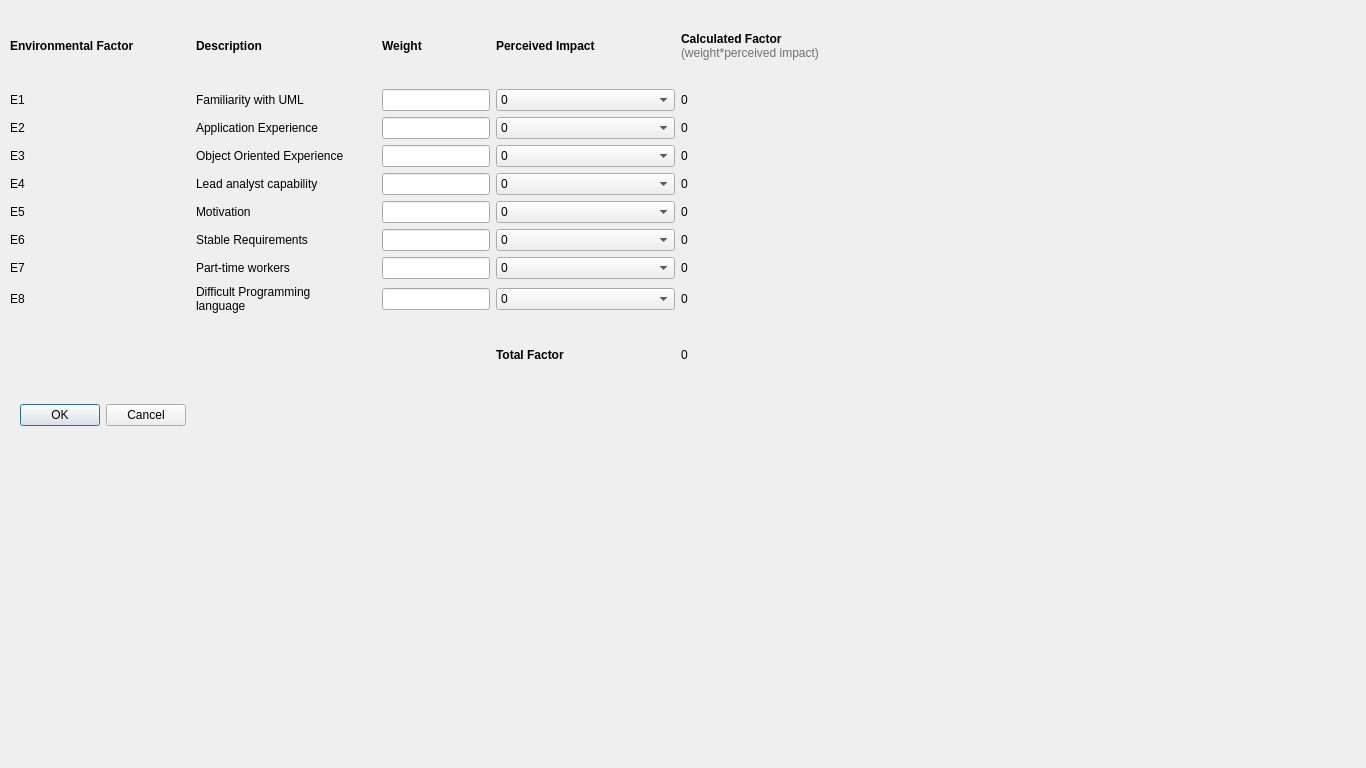
<?xml version="1.0" encoding="UTF-8"?>
<ui version="4.0">
 <class>Dialog</class>
 <widget class="QDialog" name="Dialog">
  <property name="geometry">
   <rect>
    <x>0</x>
    <y>0</y>
    <width>1366</width>
    <height>768</height>
   </rect>
  </property>
  <property name="sizePolicy">
   <sizepolicy hsizetype="Expanding" vsizetype="Expanding">
    <horstretch>0</horstretch>
    <verstretch>0</verstretch>
   </sizepolicy>
  </property>
  <property name="windowTitle">
   <string>Environment Complexity Factor (ECF)</string>
  </property>
  <widget class="QWidget" name="layoutWidget">
   <property name="geometry">
    <rect>
     <x>10</x>
     <y>10</y>
     <width>851</width>
     <height>381</height>
    </rect>
   </property>
   <layout class="QGridLayout" name="gridLayout">
    <item row="0" column="1">
     <widget class="QLabel" name="label_2">
      <property name="text">
       <string>&lt;html&gt;&lt;head/&gt;&lt;body&gt;&lt;p&gt;&lt;span style=&quot; font-weight:600;&quot;&gt;Description&lt;/span&gt;&lt;/p&gt;&lt;/body&gt;&lt;/html&gt;</string>
      </property>
     </widget>
    </item>
    <item row="8" column="2">
     <widget class="QLineEdit" name="lineEdit_8">
      <property name="sizePolicy">
       <sizepolicy hsizetype="Fixed" vsizetype="Fixed">
        <horstretch>0</horstretch>
        <verstretch>0</verstretch>
       </sizepolicy>
      </property>
     </widget>
    </item>
    <item row="0" column="3">
     <widget class="QLabel" name="label_4">
      <property name="text">
       <string>&lt;html&gt;&lt;head/&gt;&lt;body&gt;&lt;p&gt;&lt;span style=&quot; font-weight:600;&quot;&gt;Perceived Impact&lt;/span&gt;&lt;/p&gt;&lt;/body&gt;&lt;/html&gt;</string>
      </property>
     </widget>
    </item>
    <item row="9" column="4">
     <widget class="QLabel" name="label_7">
      <property name="text">
       <string>&lt;html&gt;&lt;head/&gt;&lt;body&gt;&lt;p&gt;0&lt;/p&gt;&lt;/body&gt;&lt;/html&gt;</string>
      </property>
     </widget>
    </item>
    <item row="1" column="0">
     <widget class="QLabel" name="label_12">
      <property name="text">
       <string>E1</string>
      </property>
     </widget>
    </item>
    <item row="3" column="1">
     <widget class="QLabel" name="label_23">
      <property name="text">
       <string>Object Oriented Experience</string>
      </property>
     </widget>
    </item>
    <item row="3" column="4">
     <widget class="QLabel" name="label_10">
      <property name="text">
       <string>&lt;html&gt;&lt;head/&gt;&lt;body&gt;&lt;p&gt;0&lt;/p&gt;&lt;/body&gt;&lt;/html&gt;</string>
      </property>
     </widget>
    </item>
    <item row="5" column="4">
     <widget class="QLabel" name="label_15">
      <property name="text">
       <string>&lt;html&gt;&lt;head/&gt;&lt;body&gt;&lt;p&gt;0&lt;/p&gt;&lt;/body&gt;&lt;/html&gt;</string>
      </property>
     </widget>
    </item>
    <item row="4" column="1">
     <widget class="QLabel" name="label_28">
      <property name="text">
       <string>&lt;html&gt;&lt;head/&gt;&lt;body&gt;&lt;p&gt;Lead analyst capability&lt;/p&gt;&lt;/body&gt;&lt;/html&gt;</string>
      </property>
     </widget>
    </item>
    <item row="7" column="4">
     <widget class="QLabel" name="label_20">
      <property name="text">
       <string>&lt;html&gt;&lt;head/&gt;&lt;body&gt;&lt;p&gt;0&lt;/p&gt;&lt;/body&gt;&lt;/html&gt;</string>
      </property>
     </widget>
    </item>
    <item row="9" column="3">
     <widget class="QLabel" name="label_6">
      <property name="text">
       <string>&lt;html&gt;&lt;head/&gt;&lt;body&gt;&lt;p&gt;&lt;span style=&quot; font-weight:600;&quot;&gt;Total Factor&lt;/span&gt;&lt;/p&gt;&lt;/body&gt;&lt;/html&gt;</string>
      </property>
     </widget>
    </item>
    <item row="4" column="0">
     <widget class="QLabel" name="label_27">
      <property name="text">
       <string>E4</string>
      </property>
     </widget>
    </item>
    <item row="3" column="3">
     <widget class="QComboBox" name="comboBox_3">
      <item>
       <property name="text">
        <string>0</string>
       </property>
      </item>
      <item>
       <property name="text">
        <string>1</string>
       </property>
      </item>
      <item>
       <property name="text">
        <string>2</string>
       </property>
      </item>
      <item>
       <property name="text">
        <string>3</string>
       </property>
      </item>
      <item>
       <property name="text">
        <string>4</string>
       </property>
      </item>
      <item>
       <property name="text">
        <string>5</string>
       </property>
      </item>
     </widget>
    </item>
    <item row="6" column="3">
     <widget class="QComboBox" name="comboBox_6">
      <item>
       <property name="text">
        <string>0</string>
       </property>
      </item>
      <item>
       <property name="text">
        <string>1</string>
       </property>
      </item>
      <item>
       <property name="text">
        <string>2</string>
       </property>
      </item>
      <item>
       <property name="text">
        <string>3</string>
       </property>
      </item>
      <item>
       <property name="text">
        <string>4</string>
       </property>
      </item>
      <item>
       <property name="text">
        <string>5</string>
       </property>
      </item>
     </widget>
    </item>
    <item row="3" column="0">
     <widget class="QLabel" name="label_22">
      <property name="text">
       <string>E3</string>
      </property>
     </widget>
    </item>
    <item row="4" column="4">
     <widget class="QLabel" name="label_14">
      <property name="text">
       <string>&lt;html&gt;&lt;head/&gt;&lt;body&gt;&lt;p&gt;0&lt;/p&gt;&lt;/body&gt;&lt;/html&gt;</string>
      </property>
     </widget>
    </item>
    <item row="8" column="3">
     <widget class="QComboBox" name="comboBox_8">
      <item>
       <property name="text">
        <string>0</string>
       </property>
      </item>
      <item>
       <property name="text">
        <string>1</string>
       </property>
      </item>
      <item>
       <property name="text">
        <string>2</string>
       </property>
      </item>
      <item>
       <property name="text">
        <string>3</string>
       </property>
      </item>
      <item>
       <property name="text">
        <string>4</string>
       </property>
      </item>
      <item>
       <property name="text">
        <string>5</string>
       </property>
      </item>
     </widget>
    </item>
    <item row="6" column="1">
     <widget class="QLabel" name="label_38">
      <property name="text">
       <string>Stable Requirements</string>
      </property>
     </widget>
    </item>
    <item row="2" column="3">
     <widget class="QComboBox" name="comboBox_2">
      <item>
       <property name="text">
        <string>0</string>
       </property>
      </item>
      <item>
       <property name="text">
        <string>1</string>
       </property>
      </item>
      <item>
       <property name="text">
        <string>2</string>
       </property>
      </item>
      <item>
       <property name="text">
        <string>3</string>
       </property>
      </item>
      <item>
       <property name="text">
        <string>4</string>
       </property>
      </item>
      <item>
       <property name="text">
        <string>5</string>
       </property>
      </item>
     </widget>
    </item>
    <item row="6" column="0">
     <widget class="QLabel" name="label_37">
      <property name="text">
       <string>E6</string>
      </property>
     </widget>
    </item>
    <item row="1" column="3">
     <widget class="QComboBox" name="comboBox">
      <item>
       <property name="text">
        <string>0</string>
       </property>
      </item>
      <item>
       <property name="text">
        <string>1</string>
       </property>
      </item>
      <item>
       <property name="text">
        <string>2</string>
       </property>
      </item>
      <item>
       <property name="text">
        <string>3</string>
       </property>
      </item>
      <item>
       <property name="text">
        <string>4</string>
       </property>
      </item>
      <item>
       <property name="text">
        <string>5</string>
       </property>
      </item>
     </widget>
    </item>
    <item row="2" column="1">
     <widget class="QLabel" name="label_18">
      <property name="text">
       <string>Application Experience</string>
      </property>
     </widget>
    </item>
    <item row="3" column="2">
     <widget class="QLineEdit" name="lineEdit_3">
      <property name="sizePolicy">
       <sizepolicy hsizetype="Fixed" vsizetype="Fixed">
        <horstretch>0</horstretch>
        <verstretch>0</verstretch>
       </sizepolicy>
      </property>
     </widget>
    </item>
    <item row="1" column="1">
     <widget class="QLabel" name="label_13">
      <property name="text">
       <string>Familiarity with UML</string>
      </property>
     </widget>
    </item>
    <item row="4" column="3">
     <widget class="QComboBox" name="comboBox_4">
      <item>
       <property name="text">
        <string>0</string>
       </property>
      </item>
      <item>
       <property name="text">
        <string>1</string>
       </property>
      </item>
      <item>
       <property name="text">
        <string>2</string>
       </property>
      </item>
      <item>
       <property name="text">
        <string>3</string>
       </property>
      </item>
      <item>
       <property name="text">
        <string>4</string>
       </property>
      </item>
      <item>
       <property name="text">
        <string>5</string>
       </property>
      </item>
     </widget>
    </item>
    <item row="4" column="2">
     <widget class="QLineEdit" name="lineEdit_4">
      <property name="sizePolicy">
       <sizepolicy hsizetype="Fixed" vsizetype="Fixed">
        <horstretch>0</horstretch>
        <verstretch>0</verstretch>
       </sizepolicy>
      </property>
     </widget>
    </item>
    <item row="5" column="0">
     <widget class="QLabel" name="label_32">
      <property name="text">
       <string>&lt;html&gt;&lt;head/&gt;&lt;body&gt;&lt;p&gt;E5&lt;/p&gt;&lt;/body&gt;&lt;/html&gt;</string>
      </property>
     </widget>
    </item>
    <item row="8" column="4">
     <widget class="QLabel" name="label_24">
      <property name="text">
       <string>&lt;html&gt;&lt;head/&gt;&lt;body&gt;&lt;p&gt;0&lt;/p&gt;&lt;/body&gt;&lt;/html&gt;</string>
      </property>
     </widget>
    </item>
    <item row="2" column="4">
     <widget class="QLabel" name="label_9">
      <property name="text">
       <string>&lt;html&gt;&lt;head/&gt;&lt;body&gt;&lt;p&gt;0&lt;/p&gt;&lt;/body&gt;&lt;/html&gt;</string>
      </property>
     </widget>
    </item>
    <item row="1" column="4">
     <widget class="QLabel" name="label_8">
      <property name="text">
       <string>&lt;html&gt;&lt;head/&gt;&lt;body&gt;&lt;p&gt;0&lt;/p&gt;&lt;/body&gt;&lt;/html&gt;</string>
      </property>
     </widget>
    </item>
    <item row="0" column="0">
     <widget class="QLabel" name="label">
      <property name="text">
       <string>&lt;html&gt;&lt;head/&gt;&lt;body&gt;&lt;p&gt;&lt;span style=&quot; font-weight:600;&quot;&gt;Environmental Factor&lt;/span&gt;&lt;/p&gt;&lt;/body&gt;&lt;/html&gt;</string>
      </property>
     </widget>
    </item>
    <item row="7" column="2">
     <widget class="QLineEdit" name="lineEdit_7">
      <property name="sizePolicy">
       <sizepolicy hsizetype="Fixed" vsizetype="Fixed">
        <horstretch>0</horstretch>
        <verstretch>0</verstretch>
       </sizepolicy>
      </property>
     </widget>
    </item>
    <item row="2" column="0">
     <widget class="QLabel" name="label_17">
      <property name="text">
       <string>E2</string>
      </property>
     </widget>
    </item>
    <item row="5" column="3">
     <widget class="QComboBox" name="comboBox_5">
      <item>
       <property name="text">
        <string>0</string>
       </property>
      </item>
      <item>
       <property name="text">
        <string>1</string>
       </property>
      </item>
      <item>
       <property name="text">
        <string>2</string>
       </property>
      </item>
      <item>
       <property name="text">
        <string>3</string>
       </property>
      </item>
      <item>
       <property name="text">
        <string>4</string>
       </property>
      </item>
      <item>
       <property name="text">
        <string>5</string>
       </property>
      </item>
     </widget>
    </item>
    <item row="1" column="2">
     <widget class="QLineEdit" name="lineEdit">
      <property name="sizePolicy">
       <sizepolicy hsizetype="Fixed" vsizetype="Fixed">
        <horstretch>0</horstretch>
        <verstretch>0</verstretch>
       </sizepolicy>
      </property>
     </widget>
    </item>
    <item row="7" column="0">
     <widget class="QLabel" name="label_42">
      <property name="text">
       <string>E7</string>
      </property>
     </widget>
    </item>
    <item row="0" column="2">
     <widget class="QLabel" name="label_3">
      <property name="text">
       <string>&lt;html&gt;&lt;head/&gt;&lt;body&gt;&lt;p&gt;&lt;span style=&quot; font-weight:600;&quot;&gt;Weight&lt;/span&gt;&lt;/p&gt;&lt;/body&gt;&lt;/html&gt;</string>
      </property>
     </widget>
    </item>
    <item row="7" column="1">
     <widget class="QLabel" name="label_43">
      <property name="text">
       <string>Part-time workers</string>
      </property>
     </widget>
    </item>
    <item row="0" column="4">
     <widget class="QLabel" name="label_5">
      <property name="text">
       <string>&lt;html&gt;&lt;head/&gt;&lt;body&gt;&lt;p&gt;&lt;span style=&quot; font-weight:600;&quot;&gt;Calculated Factor&lt;/span&gt;&lt;br/&gt;&lt;span style=&quot; font-size:9pt; color:#707070;&quot;&gt;(weight*perceived impact)&lt;/span&gt;&lt;/p&gt;&lt;/body&gt;&lt;/html&gt;</string>
      </property>
     </widget>
    </item>
    <item row="7" column="3">
     <widget class="QComboBox" name="comboBox_7">
      <item>
       <property name="text">
        <string>0</string>
       </property>
      </item>
      <item>
       <property name="text">
        <string>1</string>
       </property>
      </item>
      <item>
       <property name="text">
        <string>2</string>
       </property>
      </item>
      <item>
       <property name="text">
        <string>3</string>
       </property>
      </item>
      <item>
       <property name="text">
        <string>4</string>
       </property>
      </item>
      <item>
       <property name="text">
        <string>5</string>
       </property>
      </item>
     </widget>
    </item>
    <item row="6" column="4">
     <widget class="QLabel" name="label_19">
      <property name="text">
       <string>&lt;html&gt;&lt;head/&gt;&lt;body&gt;&lt;p&gt;0&lt;/p&gt;&lt;/body&gt;&lt;/html&gt;</string>
      </property>
     </widget>
    </item>
    <item row="6" column="2">
     <widget class="QLineEdit" name="lineEdit_6">
      <property name="sizePolicy">
       <sizepolicy hsizetype="Fixed" vsizetype="Fixed">
        <horstretch>0</horstretch>
        <verstretch>0</verstretch>
       </sizepolicy>
      </property>
     </widget>
    </item>
    <item row="5" column="1">
     <widget class="QLabel" name="label_33">
      <property name="text">
       <string>&lt;html&gt;&lt;head/&gt;&lt;body&gt;&lt;p&gt;Motivation&lt;/p&gt;&lt;/body&gt;&lt;/html&gt;</string>
      </property>
     </widget>
    </item>
    <item row="2" column="2">
     <widget class="QLineEdit" name="lineEdit_2">
      <property name="sizePolicy">
       <sizepolicy hsizetype="Fixed" vsizetype="Fixed">
        <horstretch>0</horstretch>
        <verstretch>0</verstretch>
       </sizepolicy>
      </property>
     </widget>
    </item>
    <item row="8" column="1">
     <widget class="QLabel" name="label_48">
      <property name="text">
       <string>&lt;html&gt;&lt;head/&gt;&lt;body&gt;&lt;p&gt;Difficult Programming&lt;br/&gt;language&lt;/p&gt;&lt;/body&gt;&lt;/html&gt;</string>
      </property>
     </widget>
    </item>
    <item row="8" column="0">
     <widget class="QLabel" name="label_47">
      <property name="text">
       <string>E8</string>
      </property>
     </widget>
    </item>
    <item row="5" column="2">
     <widget class="QLineEdit" name="lineEdit_5">
      <property name="sizePolicy">
       <sizepolicy hsizetype="Fixed" vsizetype="Fixed">
        <horstretch>0</horstretch>
        <verstretch>0</verstretch>
       </sizepolicy>
      </property>
     </widget>
    </item>
   </layout>
  </widget>
  <widget class="QDialogButtonBox" name="buttonBox">
   <property name="geometry">
    <rect>
     <x>10</x>
     <y>400</y>
     <width>176</width>
     <height>30</height>
    </rect>
   </property>
   <property name="standardButtons">
    <set>QDialogButtonBox::Cancel|QDialogButtonBox::Ok</set>
   </property>
  </widget>
 </widget>
 <resources/>
 <connections/>
</ui>
